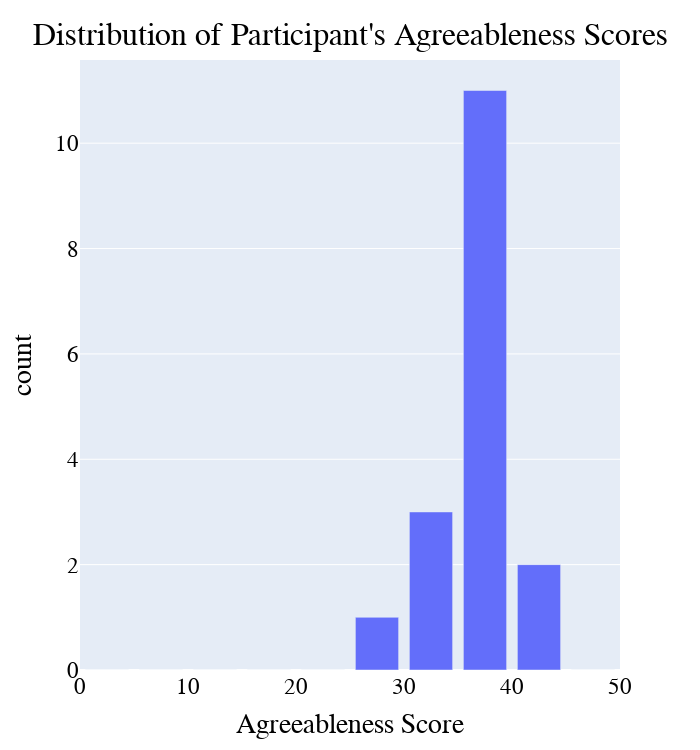

Notebook code for this chart:
### Markdown cell above
### Personality of Particpants (Agreeableness)

### Code cell
# Personality of Participants 
counts, bins = np.histogram(df_dem['agreeableness_score'], bins=range(0, 55, 5))
bins = 0.5 * (bins[:-1] + bins[1:])
fig = px.bar(x=bins, y=counts, labels={'x':'Agreeableness Score', 'y':'count'})
fig.update_layout(
    width=700,
    height=750,
    title={
        'text': "Distribution of Participant's Agreeableness Scores",
        'y':0.97,
        'x':0.5,
        'xanchor': 'center',
        'yanchor': 'top'},
    
    legend=dict(x=0.7, y=0.975),
    font=dict(
        family="Arial",
        size=23,
        color="#000000"
    ),
)
fig.show()

### Figure 1 — Plotly figure (JSON) as saved in the notebook; plotly's stock layout.template omitted (floating-point values rounded to 4 significant figures)
{"data": [{"alignmentgroup": "True", "hovertemplate": "Agreeableness Score=%{x}<br>count=%{y}<extra></extra>", "legendgroup": "", "marker": {"color": "#636efa"}, "name": "", "offsetgroup": "", "orientation": "v", "showlegend": false, "textposition": "auto", "type": "bar", "x": [2.5, 7.5, 12.5, 17.5, 22.5, 27.5, 32.5, 37.5, 42.5, 47.5], "xaxis": "x", "y": [0, 0, 0, 0, 0, 1, 3, 11, 2, 0], "yaxis": "y"}], "layout": {"barmode": "relative", "font": {"color": "#000000", "family": "Arial", "size": 23}, "height": 750, "legend": {"tracegroupgap": 0, "x": 0.7, "y": 0.975}, "margin": {"t": 60}, "title": {"text": "Distribution of Participant's Agreeableness Scores", "x": 0.5, "xanchor": "center", "y": 0.97, "yanchor": "top"}, "width": 700, "xaxis": {"anchor": "y", "domain": [0, 1], "title": {"text": "Agreeableness Score"}}, "yaxis": {"anchor": "x", "domain": [0, 1], "title": {"text": "count"}}}}
